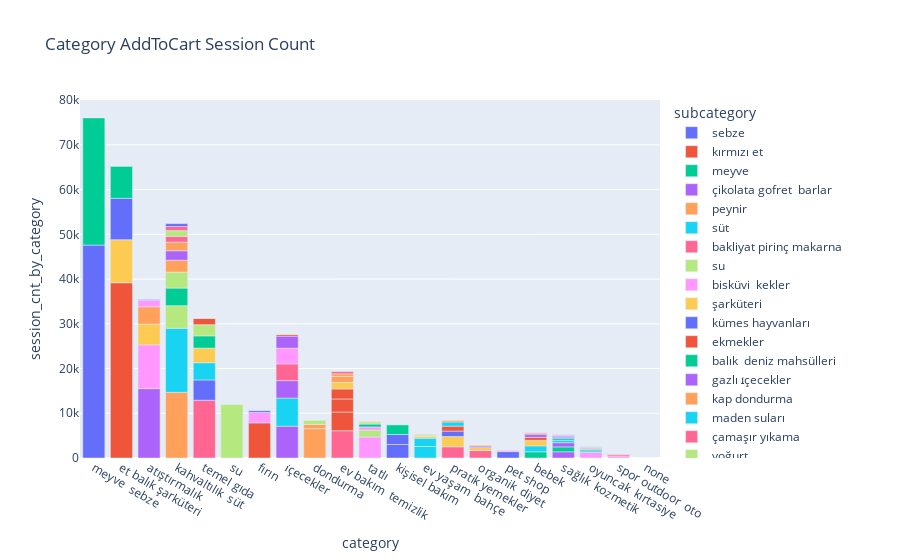

This figure's notebook cell:
### Code cell
session_cnt_by_category = pd.DataFrame({'session_cnt_by_category': events.groupby(['category', 'subcategory'])['sessionid'].count()})
session_cnt_by_category = session_cnt_by_category.sort_values("session_cnt_by_category", ascending=False).reset_index()

fig = px.bar(session_cnt_by_category, x='category', y='session_cnt_by_category', color='subcategory', title='Category AddToCart Session Count')
fig.show()
